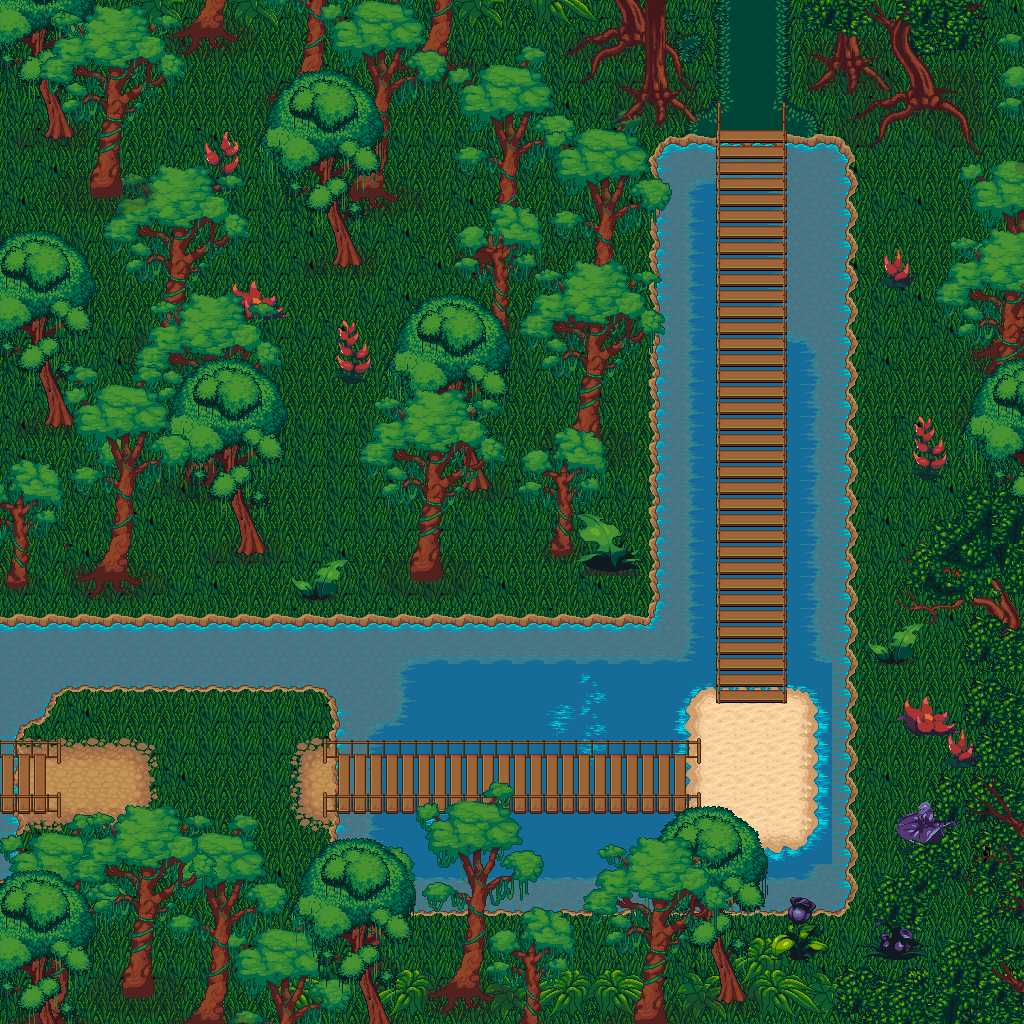

A 2D game scene composited from a Tiled map and its tileset images. What follows is a short description and the map's XML, with each tile layer's data collapsed to a summary:
An orthogonal 32x32 tile map with 32x32 px tiles, 10 tile layers (Background, Fade, Water, Bridges, ...), 3 tilesets and 26 objects.

<map version="1.2" tiledversion="1.2.0" orientation="orthogonal" renderorder="right-down" width="32" height="32" tilewidth="32" tileheight="32" infinite="0" nextlayerid="16" nextobjectid="31">
 <tileset firstgid="1" name="Jungle" tilewidth="32" tileheight="32" tilecount="1024" columns="32">
  <image source="lpc-jungle/jungle.png" width="1024" height="1024" />
 </tileset>
 <tileset firstgid="1025" name="Terrain" tilewidth="32" tileheight="32" tilecount="2048" columns="32">
  <image source="lpc-terrains/lpc-terrains/terrain-v7.png" width="1024" height="2048" />
 </tileset>
 <tileset firstgid="3073" name="Bridges" tilewidth="32" tileheight="32" tilecount="28" columns="7">
  <image source="tilesets/preview.png" width="224" height="128" />
 </tileset>
 <layer id="1" name="Background" width="32" height="32">
  <data>[1024 cells, 1024 non-empty, 4 distinct tile ids]</data>
 </layer>
 <layer id="8" name="Fade" width="32" height="32">
  <data>[1024 cells, 107 non-empty, 54 distinct tile ids]</data>
 </layer>
 <layer id="2" name="Water" width="32" height="32">
  <data>[1024 cells, 347 non-empty, 51 distinct tile ids]</data>
 </layer>
 <layer id="4" name="Bridges" width="32" height="32">
  <data>[1024 cells, 105 non-empty, 27 distinct tile ids]</data>
 </layer>
 <layer id="11" name="Trees - Back" width="32" height="32">
  <data>[1024 cells, 101 non-empty, 75 distinct tile ids]</data>
 </layer>
 <layer id="10" name="Trees - Back+" width="32" height="32">
  <data>[1024 cells, 116 non-empty, 67 distinct tile ids]</data>
 </layer>
 <layer id="9" name="Trees - Mid" width="32" height="32">
  <data>[1024 cells, 149 non-empty, 110 distinct tile ids]</data>
 </layer>
 <layer id="6" name="Trees - Mid+" width="32" height="32">
  <data>[1024 cells, 228 non-empty, 146 distinct tile ids]</data>
 </layer>
 <layer id="3" name="Trees - Front" width="32" height="32">
  <data>[1024 cells, 242 non-empty, 137 distinct tile ids]</data>
 </layer>
 <layer id="7" name="Trees - Front+" width="32" height="32">
  <data>[1024 cells, 173 non-empty, 145 distinct tile ids]</data>
 </layer>
 <objectgroup id="15" name="Last level">
  <object id="30" x="-13.3333" y="741.333" width="15.3333" height="78" />
 </objectgroup>
 <objectgroup id="12" name="Collision">
  <object id="1" x="-35" y="1024" width="1101" height="44" />
  <object id="2" x="1026" y="-54" width="47" height="1133" />
  <object id="3" x="-45" y="-55" width="1135" height="56" />
  <object id="4" x="-72" y="-55" width="69" height="1138" />
  <object id="5" x="-17.5" y="818" width="81.5" height="214" />
  <object id="8" x="-12.6667" y="695.333" width="21.3333" height="20" />
  <object id="9" x="16" y="665.333" width="20.6667" height="20" />
  <object id="10" x="14.6667" y="634.667" width="377.333" height="34.6667" />
  <object id="13" x="342" y="669.333" width="34" height="12" />
  <object id="14" x="348" y="680" width="330" height="39.3333" />
  <object id="15" x="344.667" y="813.333" width="335.333" height="62" />
  <object id="16" x="670" y="858.667" width="155.333" height="42.6667" />
  <object id="17" x="823.333" y="669.333" width="54.6667" height="203.333" />
  <object id="18" x="795.333" y="636" width="74" height="26" />
  <object id="19" x="648.667" y="632.667" width="57.3333" height="23.3333" />
  <object id="20" x="636.667" y="644.667" width="28.6667" height="52" />
  <object id="21" x="58.6667" y="931.333" width="363.333" height="78.6667" />
  <object id="22" x="358.667" y="852.667" width="116.667" height="110.667" />
  <object id="23" x="610" y="149.333" width="95.3333" height="484" />
  <object id="24" x="622.667" y="-11.3333" width="56" height="159.333" />
  <object id="25" x="795.333" y="152" width="102" height="485.333" />
  <object id="26" x="852.667" y="10.6667" width="104" height="139.333" />
  <object id="27" x="807.333" y="0.666667" width="46" height="84.6667" />
 </objectgroup>
 <objectgroup id="13" name="Spawn">
  <object id="28" x="26.6667" y="804">
   <point />
  </object>
 </objectgroup>
 <objectgroup id="14" name="Next level">
  <object id="29" x="682" y="-30.6667" width="124" height="34.6667" />
 </objectgroup>
</map>
